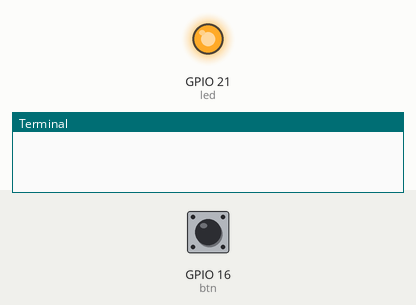
Recording of a program running on a simulated Raspberry Pi (BCM pin numbers). Parts: output pins drawn as LEDs (lit = HIGH), the last lines printed to the terminal. The test bench sets the inputs (shaded band); at power-on: GPIO 16 (btn) HIGH.

Above: at 1.2 s.
1.3 s: GPIO 16 (btn) pulled LOW for 2.35 s
At 4.2 s:
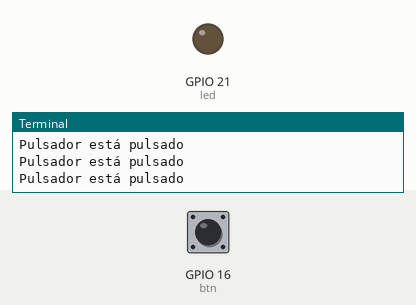
Timing chart, 0 to 11.1 s (numbered marks = the images above; inputs shaded):
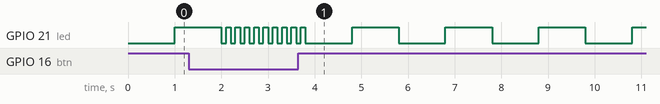

The program:

GPIO_inicio.py
```python
import RPi.GPIO as GPIO #Librería para controlar GPIO
import time #Librería para funciones relacionadas con tiempo (sleep)

GPIO.setmode(GPIO.BCM) #Simplemente nos sirve para usar números de pin de placa y no del procesador
GPIO.setwarnings(False) #Con esto impedimos que nos aparezcan warnings que en este caso no serán importantes

led = 21 #Variable donde ponemos el pin que usaremos para el LED
btn = 16 ##Variable donde ponemos el pin que usaremos para el pulsador


GPIO.setup(led, GPIO.OUT) #Configuramos el pin 21 (led) como salida
GPIO.setup(btn, GPIO.IN, GPIO.PUD_UP) #Configuramos el pin 13 (btn) como entrada con resistencia de pull up


while True:

    if GPIO.input(btn) == False:
        print ("Pulsador está pulsado")
        tiempo = 0.1
    else:
        tiempo = 1;

    time.sleep(tiempo) #Esperamos un tiempo para que se vea el parpadeo del LED

    GPIO.output(led,1) #Encendemos el LED

    time.sleep(tiempo) #Esperamos un tiempo para que se vea el parpadeo del LED

    GPIO.output(led,0) #Apagamos el LED

GPIO.cleanup()
```
